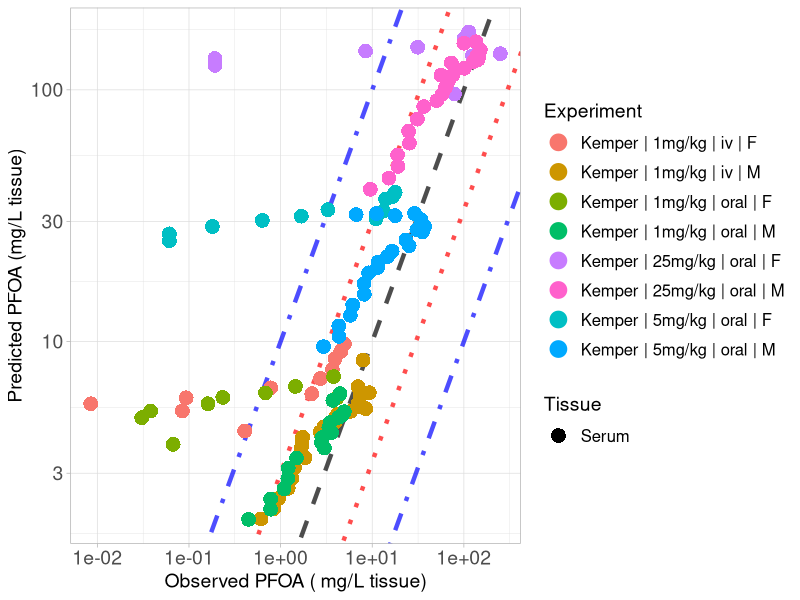

Here is the R script that generated this plot:
library(ggplot2)

#setwd("C:/Users/ptsir/Documents/GitHub/PFAS_PBK_models/PFOA inhalation Rat/Validation/Validation_results")
setwd("C:/Users/Ioannis/Documents/GitHub/PFAS_PBK_models/PFOA inhalation Rat/Validation/few_params_PT_excreta_restricted")

# Load Results 

# 
Kemper_serum_results <- read.csv("Kemper_2003_serum_results.csv", header = T)
Kemper_iv_F_1 <- Kemper_serum_results[Kemper_serum_results$Dose == 1 & Kemper_serum_results$Type == "iv" &
                               Kemper_serum_results$sex == "F", ]
Kemper_iv_F_1$Experiment <- "Kemper | 1mg/kg | iv | F"

Kemper_oral_F_1 <- Kemper_serum_results[Kemper_serum_results$Dose == 1 & Kemper_serum_results$Type == "oral" &
                                 Kemper_serum_results$sex == "F", ]
Kemper_oral_F_1$Experiment <- "Kemper | 1mg/kg | oral | F"

Kemper_oral_F_5 <- Kemper_serum_results[Kemper_serum_results$Dose == 5 & Kemper_serum_results$Type == "oral" &
                                 Kemper_serum_results$sex == "F", ]
Kemper_oral_F_5$Experiment <- "Kemper | 5mg/kg | oral | F"
Kemper_oral_F_25 <- Kemper_serum_results[Kemper_serum_results$Dose == 25 & Kemper_serum_results$Type == "oral" &
                                  Kemper_serum_results$sex == "F", ]
Kemper_oral_F_25$Experiment <- "Kemper | 25mg/kg | oral | F"

Kemper_iv_M_1 <- Kemper_serum_results[Kemper_serum_results$Dose == 1 & Kemper_serum_results$Type == "iv" &
                               Kemper_serum_results$sex == "M", ]
Kemper_iv_M_1$Experiment <- "Kemper | 1mg/kg | iv | M"

Kemper_oral_M_1 <- Kemper_serum_results[Kemper_serum_results$Dose == 1 & Kemper_serum_results$Type == "oral" &
                                 Kemper_serum_results$sex == "M", ]
Kemper_oral_M_1$Experiment <- "Kemper | 1mg/kg | oral | M"

Kemper_oral_M_5 <- Kemper_serum_results[Kemper_serum_results$Dose == 5 & Kemper_serum_results$Type == "oral" &
                                 Kemper_serum_results$sex == "M", ]
Kemper_oral_M_5$Experiment <- "Kemper | 5mg/kg | oral | M"
Kemper_oral_M_25 <- Kemper_serum_results[Kemper_serum_results$Dose == 25 & Kemper_serum_results$Type == "oral" &
                                  Kemper_serum_results$sex == "M", ]
Kemper_oral_M_25$Experiment <- "Kemper | 25mg/kg | oral | M"
# 
# Kudo_high <- Kudo_results[Kudo_results$Dose == 16.560, ] 
# Kudo_high$Experiment <-  "Kudo | 16mg/kg | iv"
# 
# Kim_results <- read.csv("Kim_results.csv", header = T)
# Kim_iv <- Kim_results[Kim_results$Type == "iv",]
# Kim_iv$Experiment <-  "Kim | 1mg/kg | iv"
# 
# Kim_oral <- Kim_results[Kim_results$Type == "oral",]
# Kim_oral$Experiment <-  "Kim | 1mg/kg | oral"


Experiment <- scales::hue_pal()(8)

names(Experiment) <- unique(c( Kemper_iv_F_1$Experiment, Kemper_iv_M_1$Experiment,
                              Kemper_oral_F_1$Experiment,Kemper_oral_M_1$Experiment, Kemper_oral_F_5$Experiment, 
                               
                               Kemper_oral_M_5$Experiment,  Kemper_oral_F_25$Experiment, Kemper_oral_M_25$Experiment))



scatter_plot <- ggplot()+
  geom_abline(intercept = log10(1), slope = 1, linetype = "dashed", color = "black", linewidth = 1.5, alpha = 0.7) +  # Identity line in log10 scale
  geom_abline(intercept = log10(3), slope = 1, linetype = "dotted", color = "red", linewidth = 1.5, alpha = 0.7) +  # +3-fold error line
  geom_abline(intercept = log10(1/3), slope = 1, linetype = "dotted", color = "red", linewidth = 1.5, alpha = 0.7) +  # -3-fold error line
  geom_abline(intercept = log10(10), slope = 1, linetype = "dotdash", color = "blue", linewidth = 1.5, alpha = 0.7) +  # +10-fold error line
  geom_abline(intercept = log10(1/10), slope = 1, linetype = "dotdash", color = "blue", linewidth = 1.5, alpha = 0.7) +  # -10-fold error line
  geom_point(data = Kemper_iv_F_1, aes(x=Observed, y=Predicted, color = Experiment, shape = Tissue), size=4, stroke = 1.5)+
  geom_point(data = Kemper_oral_F_1, aes(x=Observed, y=Predicted, color = Experiment, shape = Tissue), size=4, stroke = 1.5)+
  geom_point(data = Kemper_oral_F_5, aes(x=Observed, y=Predicted, color = Experiment, shape = Tissue), size=4, stroke = 1.5)+
  geom_point(data = Kemper_oral_F_25, aes(x=Observed, y=Predicted, color = Experiment, shape = Tissue), size=4, stroke = 1.5)+
  geom_point(data = Kemper_iv_M_1, aes(x=Observed, y=Predicted, color = Experiment, shape = Tissue), size=4, stroke = 1.5)+
  geom_point(data = Kemper_oral_M_1, aes(x=Observed, y=Predicted, color = Experiment, shape = Tissue), size=4, stroke = 1.5)+
  geom_point(data = Kemper_oral_M_5, aes(x=Observed, y=Predicted, color = Experiment, shape = Tissue), size=4, stroke = 1.5)+
  geom_point(data = Kemper_oral_M_25, aes(x=Observed, y=Predicted, color = Experiment, shape = Tissue), size=4, stroke = 1.5)+
  scale_y_log10()+
  scale_x_log10()+
  scale_color_manual(values = Experiment)+
  theme(legend.spacing.y = unit(1, 'cm')) +
  guides(fill = guide_legend(byrow = TRUE))+
  theme_light()+
  labs(y = "Predicted PFOA (mg/L tissue)",
       x = "Observed PFOA ( mg/L tissue)")+
  theme(plot.title = element_text(hjust = 0.5),
        legend.key.size = unit(0.75, 'cm'),  
        legend.title = element_text(size=14),
        legend.text = element_text(size=12,  hjust = 0),
        axis.text = element_text(size = 14),
        axis.title = element_text(size = 14),
        )

#print(scatter_plot)

ggsave("validation_plot_PFOA_serum.png", scatter_plot, width = 11, height = 7, units = "in", dpi = 300)
